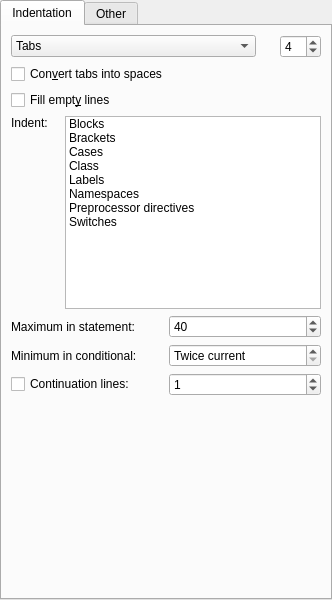
<?xml version="1.0" encoding="UTF-8"?>
<ui version="4.0">
 <class>AStylePreferences</class>
 <widget class="QWidget" name="AStylePreferences">
  <property name="geometry">
   <rect>
    <x>0</x>
    <y>0</y>
    <width>332</width>
    <height>600</height>
   </rect>
  </property>
  <layout class="QHBoxLayout" name="horizontalLayout">
   <property name="leftMargin">
    <number>0</number>
   </property>
   <property name="topMargin">
    <number>0</number>
   </property>
   <property name="rightMargin">
    <number>0</number>
   </property>
   <property name="bottomMargin">
    <number>0</number>
   </property>
   <item>
    <widget class="QTabWidget" name="tabWidget">
     <property name="currentIndex">
      <number>0</number>
     </property>
     <widget class="QWidget" name="tabIndentqtion">
      <attribute name="title">
       <string comment="@title:tab">Indentation</string>
      </attribute>
      <layout class="QVBoxLayout" name="verticalLayout_2">
       <item>
        <layout class="QHBoxLayout" name="horizontalLayout_2">
         <item>
          <widget class="KComboBox" name="cbIndentType">
           <property name="sizePolicy">
            <sizepolicy hsizetype="Expanding" vsizetype="Fixed">
             <horstretch>0</horstretch>
             <verstretch>0</verstretch>
            </sizepolicy>
           </property>
           <item>
            <property name="text">
             <string comment="@item:inlistbox Indentation type">Tabs</string>
            </property>
           </item>
           <item>
            <property name="text">
             <string comment="@item:inlistbox Indentation type">Force tabs</string>
            </property>
           </item>
           <item>
            <property name="text">
             <string comment="@item:inlistbox Indentation type">Spaces</string>
            </property>
           </item>
          </widget>
         </item>
         <item>
          <spacer name="spacer13_3">
           <property name="orientation">
            <enum>Qt::Horizontal</enum>
           </property>
           <property name="sizeType">
            <enum>QSizePolicy::Minimum</enum>
           </property>
           <property name="sizeHint" stdset="0">
            <size>
             <width>18</width>
             <height>21</height>
            </size>
           </property>
          </spacer>
         </item>
         <item>
          <widget class="QSpinBox" name="inpNuberSpaces">
           <property name="enabled">
            <bool>true</bool>
           </property>
           <property name="toolTip">
            <string comment="@info:tooltip">Number of spaces that will be converted to a tab.
The number of spaces per tab is controlled by the editor.</string>
           </property>
           <property name="minimum">
            <number>1</number>
           </property>
           <property name="value">
            <number>4</number>
           </property>
          </widget>
         </item>
        </layout>
       </item>
       <item>
        <widget class="QCheckBox" name="chkConvertTabs">
         <property name="enabled">
          <bool>true</bool>
         </property>
         <property name="toolTip">
          <string comment="@info:tooltip">Convert tabs to spaces.</string>
         </property>
         <property name="text">
          <string comment="@option:check">Con&amp;vert tabs into spaces</string>
         </property>
        </widget>
       </item>
       <item>
        <widget class="QCheckBox" name="chkFillEmptyLines">
         <property name="toolTip">
          <string comment="@info:tooltip">Fill empty lines with the white space of their previous lines.</string>
         </property>
         <property name="text">
          <string comment="@option:check">Fill empt&amp;y lines</string>
         </property>
        </widget>
       </item>
       <item>
        <layout class="QGridLayout" name="gridLayout_3">
         <item row="1" column="0">
          <spacer name="verticalSpacer">
           <property name="orientation">
            <enum>Qt::Vertical</enum>
           </property>
           <property name="sizeHint" stdset="0">
            <size>
             <width>20</width>
             <height>10</height>
            </size>
           </property>
          </spacer>
         </item>
         <item row="0" column="0">
          <widget class="QLabel" name="lblIndentObjects">
           <property name="text">
            <string comment="@label:listbox">Indent:</string>
           </property>
          </widget>
         </item>
         <item row="0" column="1" rowspan="2">
          <widget class="QListWidget" name="listIdentObjects">
           <property name="sizePolicy">
            <sizepolicy hsizetype="Preferred" vsizetype="Preferred">
             <horstretch>0</horstretch>
             <verstretch>0</verstretch>
            </sizepolicy>
           </property>
           <item>
            <property name="text">
             <string comment="@item:inlistbox">Blocks</string>
            </property>
           </item>
           <item>
            <property name="text">
             <string comment="@item:inlistbox">Brackets</string>
            </property>
           </item>
           <item>
            <property name="text">
             <string comment="@item:inlistbox">Cases</string>
            </property>
           </item>
           <item>
            <property name="text">
             <string comment="@item:inlistbox">Class</string>
            </property>
           </item>
           <item>
            <property name="text">
             <string comment="@item:inlistbox">Labels</string>
            </property>
           </item>
           <item>
            <property name="text">
             <string comment="@item:inlistbox">Namespaces</string>
            </property>
           </item>
           <item>
            <property name="text">
             <string comment="@item:inlistbox">Preprocessor directives</string>
            </property>
           </item>
           <item>
            <property name="text">
             <string comment="@item:inlistbox">Switches</string>
            </property>
           </item>
          </widget>
         </item>
        </layout>
       </item>
       <item>
        <layout class="QGridLayout" name="gridLayout_4">
         <item row="0" column="1">
          <widget class="QSpinBox" name="inpMaxStatement">
           <property name="toolTip">
            <string comment="@info:tooltip">Indent a maximal # spaces in a continuous statement,
relative to the previous line.</string>
           </property>
           <property name="value">
            <number>40</number>
           </property>
          </widget>
         </item>
         <item row="1" column="0">
          <widget class="QLabel" name="TextLabel3_2">
           <property name="toolTip">
            <string comment="@info:tooltip">Indent a minimal # spaces in a continuous conditional
belonging to a conditional header.</string>
           </property>
           <property name="text">
            <string comment="@label:spinbox">Minimum in conditional:</string>
           </property>
           <property name="wordWrap">
            <bool>false</bool>
           </property>
          </widget>
         </item>
         <item row="1" column="1">
          <widget class="QSpinBox" name="inpMinConditional">
           <property name="toolTip">
            <string comment="@info:tooltip">Indent a minimal # spaces in a continuous conditional
belonging to a conditional header.</string>
           </property>
           <property name="specialValueText">
            <string comment="@item">Twice current</string>
           </property>
           <property name="minimum">
            <number>-1</number>
           </property>
           <property name="value">
            <number>-1</number>
           </property>
          </widget>
         </item>
         <item row="0" column="0">
          <widget class="QLabel" name="TextLabel2_2">
           <property name="toolTip">
            <string comment="@info:tooltip">Indent a maximal # spaces in a continuous statement,
relative to the previous line.</string>
           </property>
           <property name="text">
            <string comment="@label:spinbox">Maximum in statement:</string>
           </property>
           <property name="wordWrap">
            <bool>false</bool>
           </property>
          </widget>
         </item>
         <item row="2" column="1">
          <widget class="QSpinBox" name="inpContinuation">
           <property name="toolTip">
            <string comment="@info:tooltip">Number of indents</string>
           </property>
           <property name="maximum">
            <number>4</number>
           </property>
           <property name="value">
            <number>1</number>
           </property>
          </widget>
         </item>
         <item row="2" column="0">
          <widget class="QCheckBox" name="chkAfterParens">
           <property name="toolTip">
            <string comment="@info:tooltip">Indent, instead of align, continuation lines following lines that contain an opening paren '(' or an assignment '='.</string>
           </property>
           <property name="text">
            <string comment="@option:check">Continuation lines:</string>
           </property>
          </widget>
         </item>
        </layout>
       </item>
       <item>
        <spacer name="verticalSpacer_2">
         <property name="orientation">
          <enum>Qt::Vertical</enum>
         </property>
         <property name="sizeHint" stdset="0">
          <size>
           <width>20</width>
           <height>144</height>
          </size>
         </property>
        </spacer>
       </item>
      </layout>
     </widget>
     <widget class="QWidget" name="tabOther">
      <attribute name="title">
       <string comment="@title:tab">Other</string>
      </attribute>
      <layout class="QVBoxLayout" name="verticalLayout_8">
       <item>
        <widget class="QGroupBox" name="gpBrackets">
         <property name="title">
          <string comment="@title:group">Brackets</string>
         </property>
         <layout class="QVBoxLayout" name="verticalLayout_3">
          <item>
           <layout class="QGridLayout" name="gridLayout_5">
            <item row="0" column="0">
             <widget class="QLabel" name="lblBrackets">
              <property name="sizePolicy">
               <sizepolicy hsizetype="Preferred" vsizetype="Preferred">
                <horstretch>0</horstretch>
                <verstretch>0</verstretch>
               </sizepolicy>
              </property>
              <property name="text">
               <string comment="@label:listbox">Type:</string>
              </property>
             </widget>
            </item>
            <item row="1" column="0" colspan="2">
             <widget class="QCheckBox" name="chkBracketsCloseHeaders">
              <property name="enabled">
               <bool>true</bool>
              </property>
              <property name="toolTip">
               <string comment="@info:tooltip">Break brackets before closing headers (e.g. 'else', 'catch', ...)
from their immediately preceding closing brackets.</string>
              </property>
              <property name="text">
               <string comment="@option:check">Brea&amp;k closing headers</string>
              </property>
             </widget>
            </item>
            <item row="0" column="1">
             <widget class="KComboBox" name="cbBrackets">
              <property name="sizePolicy">
               <sizepolicy hsizetype="Expanding" vsizetype="Fixed">
                <horstretch>0</horstretch>
                <verstretch>0</verstretch>
               </sizepolicy>
              </property>
              <item>
               <property name="text">
                <string comment="@item:inlistbox brackets style">No change</string>
               </property>
              </item>
              <item>
               <property name="text">
                <string comment="@item:inlistbox brackets style">Attach</string>
               </property>
              </item>
              <item>
               <property name="text">
                <string comment="@item:inlistbox brackets style">Break</string>
               </property>
              </item>
              <item>
               <property name="text">
                <string comment="@item:inlistbox brackets style">Linux</string>
               </property>
              </item>
              <item>
               <property name="text">
                <string comment="@item:inlistbox brackets style">Run-In</string>
               </property>
              </item>
             </widget>
            </item>
           </layout>
          </item>
         </layout>
        </widget>
       </item>
       <item>
        <widget class="QGroupBox" name="gpBlocks">
         <property name="title">
          <string comment="@title:group">Blocks</string>
         </property>
         <layout class="QVBoxLayout" name="verticalLayout_5">
          <item>
           <widget class="QCheckBox" name="chkBlockBreak">
            <property name="toolTip">
             <string comment="@info:tooltip">Insert empty lines around unrelated blocks, labels, classes,...
Known problems:

1. If a statement is NOT part of a block, 
the following statements are all double spaced. 
Statements enclosed in a block are formatted 
correctly.

2. Comments are broken from the block.
</string>
            </property>
            <property name="text">
             <string comment="@option:check break unrelated blocks by a newline">&amp;Break blocks</string>
            </property>
           </widget>
          </item>
          <item>
           <widget class="QCheckBox" name="chkBlockBreakAll">
            <property name="toolTip">
             <string comment="@info:tooltip">Like --break-blocks, except also insert empty lines 
around closing headers (e.g. 'else', 'catch', ...).

Known problems:

1. If a statement is NOT part of a block, 
the following statements are all double spaced. 
Statements enclosed in a block are formatted 
correctly.

2. Comments are broken from the block.
</string>
            </property>
            <property name="text">
             <string comment="@option:check break all blocks with a newline">Break all bl&amp;ocks</string>
            </property>
           </widget>
          </item>
          <item>
           <widget class="QCheckBox" name="chkBlockIfElse">
            <property name="toolTip">
             <string comment="@info:tooltip">Break 'else if()' statements into two different lines.</string>
            </property>
            <property name="text">
             <string comment="@option:check break else if() into separate lines">Break i&amp;f-else</string>
            </property>
           </widget>
          </item>
         </layout>
        </widget>
       </item>
       <item>
        <widget class="QGroupBox" name="gpPadding">
         <property name="title">
          <string comment="@title:group">Padding</string>
         </property>
         <layout class="QVBoxLayout" name="verticalLayout_6">
          <item>
           <layout class="QGridLayout" name="gridLayout_6">
            <item row="0" column="1">
             <widget class="KComboBox" name="cbParenthesisPadding">
              <property name="sizePolicy">
               <sizepolicy hsizetype="Expanding" vsizetype="Fixed">
                <horstretch>0</horstretch>
                <verstretch>0</verstretch>
               </sizepolicy>
              </property>
              <item>
               <property name="text">
                <string comment="@item:inlistbox parenthesis padding">No change</string>
               </property>
              </item>
              <item>
               <property name="text">
                <string comment="@item:inlistbox parenthesis padding">Unpad</string>
               </property>
              </item>
              <item>
               <property name="text">
                <string comment="@item:inlistbox parenthesis padding">Inside only</string>
               </property>
              </item>
              <item>
               <property name="text">
                <string comment="@item:inlistbox parenthesis padding">Outside only</string>
               </property>
              </item>
              <item>
               <property name="text">
                <string comment="@item:inlistbox parenthesis padding">Inside and outside</string>
               </property>
              </item>
             </widget>
            </item>
            <item row="2" column="0" colspan="2">
             <widget class="QCheckBox" name="chkPadOperators">
              <property name="toolTip">
               <string comment="@info:tooltip">Insert space padding around operators.
Once padded, operators stay padded.
There is no unpad operator option.</string>
              </property>
              <property name="text">
               <string comment="@option:check">&amp;Add spaces around operators</string>
              </property>
             </widget>
            </item>
            <item row="0" column="0">
             <widget class="QLabel" name="lblParenthesis">
              <property name="text">
               <string comment="@label:listbox">Pad parenthesis:</string>
              </property>
             </widget>
            </item>
            <item row="1" column="0" colspan="2">
             <widget class="QCheckBox" name="chkPadParenthesisHeader">
              <property name="toolTip">
               <string comment="@info:tooltip">Insert space padding after parenthesis headers (e.g. 'if', 'for', 'while', ...)</string>
              </property>
              <property name="text">
               <string comment="@option:check">Add spaces after parenthesis &amp;headers</string>
              </property>
             </widget>
            </item>
           </layout>
          </item>
         </layout>
        </widget>
       </item>
       <item>
        <widget class="QGroupBox" name="gpOneLiners">
         <property name="title">
          <string comment="@title:group">One Liners</string>
         </property>
         <layout class="QVBoxLayout" name="verticalLayout_7">
          <item>
           <widget class="QCheckBox" name="chkKeepStatements">
            <property name="toolTip">
             <string comment="@info:tooltip">Do not break lines containing multiple statements into
multiple single-statement lines.</string>
            </property>
            <property name="text">
             <string comment="@option:check">&amp;Keep one-line statements</string>
            </property>
           </widget>
          </item>
          <item>
           <widget class="QCheckBox" name="chkKeepBlocks">
            <property name="toolTip">
             <string comment="@info:tooltip">Do not break blocks residing completely on one line.</string>
            </property>
            <property name="text">
             <string comment="@option:check">Keep o&amp;ne-line blocks</string>
            </property>
           </widget>
          </item>
         </layout>
        </widget>
       </item>
       <item>
        <widget class="QGroupBox" name="gpOther">
         <property name="title">
          <string comment="@title:group">Other</string>
         </property>
         <layout class="QGridLayout" name="gridLayout" columnstretch="0,1">
          <item row="0" column="0">
           <widget class="QLabel" name="lblPointerAlign">
            <property name="text">
             <string comment="@label:listbox">Pointer Alignment:</string>
            </property>
           </widget>
          </item>
          <item row="0" column="1">
           <widget class="QComboBox" name="cbPointerAlign">
            <item>
             <property name="text">
              <string comment="@item:inlistbox pointer alignment">No change</string>
             </property>
            </item>
            <item>
             <property name="text">
              <string comment="@item:inlistbox pointer alignment">Name</string>
             </property>
            </item>
            <item>
             <property name="text">
              <string comment="@item:inlistbox pointer alignment">Middle</string>
             </property>
            </item>
            <item>
             <property name="text">
              <string comment="@item:inlistbox pointer alignment">Type</string>
             </property>
            </item>
           </widget>
          </item>
         </layout>
        </widget>
       </item>
       <item>
        <spacer name="verticalSpacer_3">
         <property name="orientation">
          <enum>Qt::Vertical</enum>
         </property>
         <property name="sizeHint" stdset="0">
          <size>
           <width>20</width>
           <height>70</height>
          </size>
         </property>
        </spacer>
       </item>
      </layout>
     </widget>
    </widget>
   </item>
  </layout>
 </widget>
 <customwidgets>
  <customwidget>
   <class>KComboBox</class>
   <extends>QComboBox</extends>
   <header>KComboBox</header>
  </customwidget>
 </customwidgets>
 <resources/>
 <connections/>
</ui>
